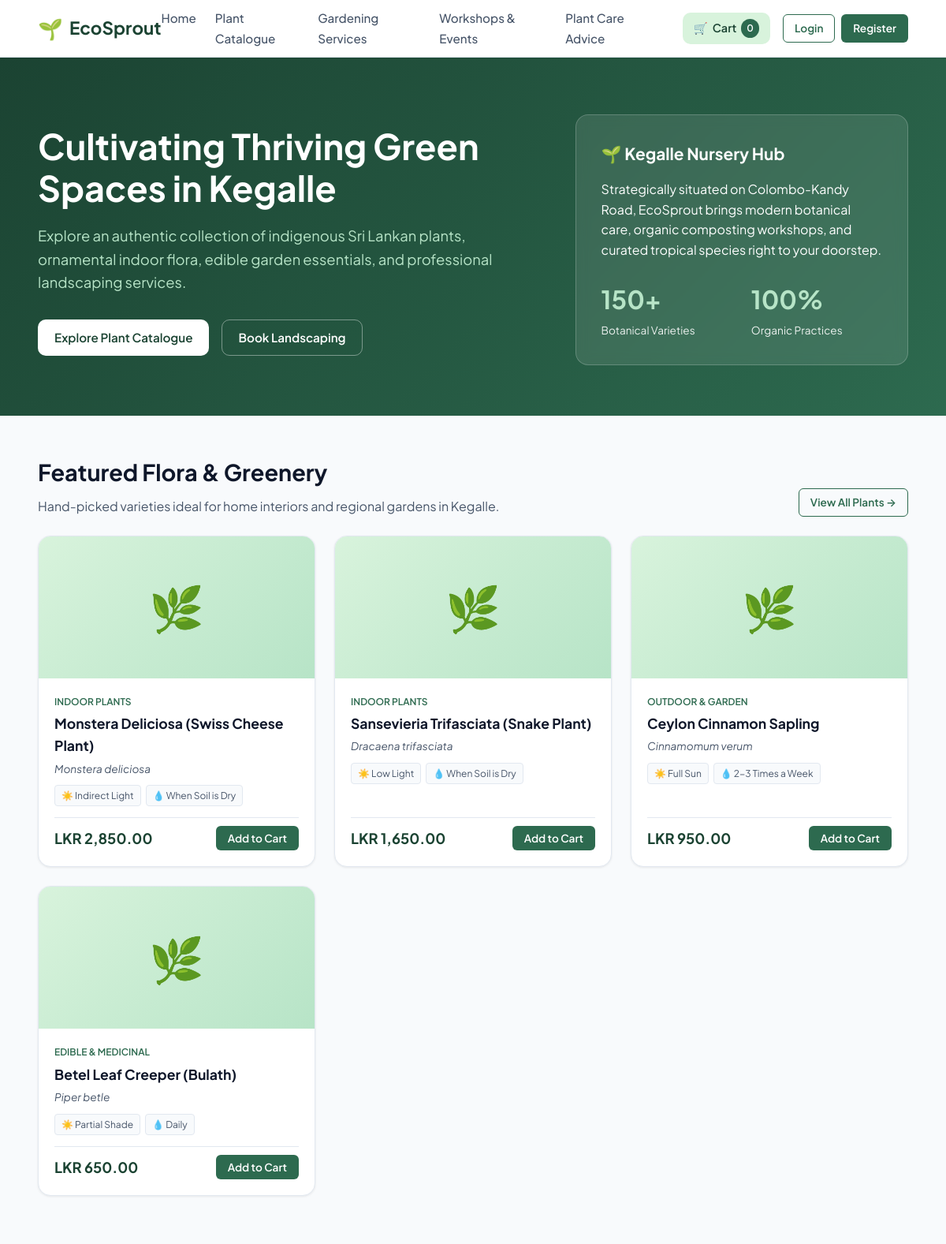
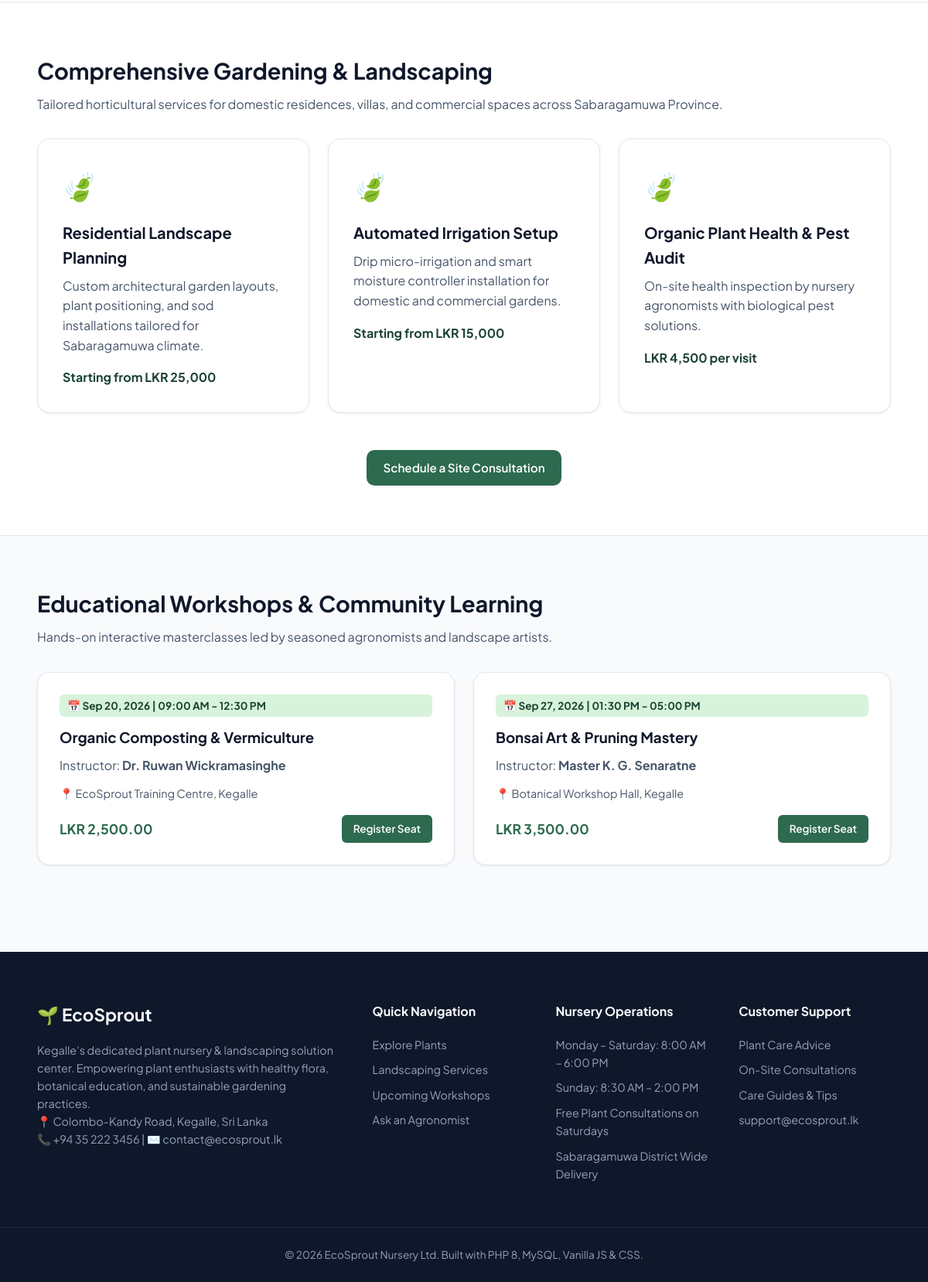
The page / on the database its author committed (2 pictures, top to bottom).
### tables this page shows
CREATE TABLE plants (
    id INT AUTO_INCREMENT PRIMARY KEY,
    category_id INT NOT NULL,
    name VARCHAR(150) NOT NULL,
    botanical_name VARCHAR(150) NULL,
    description TEXT NOT NULL,
    care_sunlight ENUM('Full Sun', 'Partial Shade', 'Indirect Light', 'Low Light', 'Not Applicable') NOT NULL DEFAULT 'Partial Shade',
    care_water ENUM('Daily', '2-3 Times a Week', 'Weekly', 'When Soil is Dry', 'Not Applicable') NOT NULL DEFAULT '2-3 Times a Week',
    care_soil VARCHAR(120) DEFAULT 'Well-draining rich potting soil',
    price DECIMAL(10,2) NOT NULL,
    stock_quantity INT NOT NULL DEFAULT 0,
    image_url VARCHAR(255) DEFAULT 'assets/img/default_plant.png',
    is_featured BOOLEAN DEFAULT FALSE,
    created_at TIMESTAMP DEFAULT CURRENT_TIMESTAMP,
    FOREIGN KEY (category_id) REFERENCES categories(id) ON DELETE RESTRICT ON UPDATE CASCADE,
    INDEX idx_plant_category (category_id),
    INDEX idx_plant_name (name),
    INDEX idx_plant_featured (is_featured)
);

CREATE TABLE categories (
    id INT AUTO_INCREMENT PRIMARY KEY,
    name VARCHAR(80) NOT NULL UNIQUE,
    slug VARCHAR(80) NOT NULL UNIQUE,
    description TEXT NULL,
    created_at TIMESTAMP DEFAULT CURRENT_TIMESTAMP
);

CREATE TABLE services (
    id INT AUTO_INCREMENT PRIMARY KEY,
    title VARCHAR(150) NOT NULL,
    short_desc TEXT NOT NULL,
    price_estimate VARCHAR(100) NOT NULL,
    icon_class VARCHAR(50) DEFAULT 'fas fa-seedling',
    created_at TIMESTAMP DEFAULT CURRENT_TIMESTAMP
);

CREATE TABLE workshops (
    id INT AUTO_INCREMENT PRIMARY KEY,
    title VARCHAR(180) NOT NULL,
    instructor VARCHAR(100) NOT NULL,
    schedule_date DATE NOT NULL,
    schedule_time VARCHAR(50) NOT NULL,
    location VARCHAR(150) DEFAULT 'EcoSprout Training Centre, Kegalle',
    fee DECIMAL(10,2) NOT NULL DEFAULT 0.00,
    capacity INT NOT NULL DEFAULT 25,
    seats_booked INT NOT NULL DEFAULT 0,
    status ENUM('upcoming', 'completed', 'cancelled') DEFAULT 'upcoming',
    created_at TIMESTAMP DEFAULT CURRENT_TIMESTAMP,
    INDEX idx_workshop_date (schedule_date),
    INDEX idx_workshop_status (status)
);

### config/helpers.php (called while the page is built, shortened)
<?php
function is_logged_in(): bool {
    return isset($_SESSION['user_id']);
}
function current_user(): ?array {
    if (!is_logged_in()) {
        return null;
    }
    return [
        'id'        => $_SESSION['user_id'],
        'full_name' => $_SESSION['user_name'] ?? 'User',
        'email'     => $_SESSION['user_email'] ?? '',
        'role'      => $_SESSION['user_role'] ?? 'customer'
    ];
}
?>

### index.php (the view, shortened to what this page needs)
<?php
require_once __DIR__ . '/includes/header.php';
$pdo = Database::getConnection();
$featuredPlants = $pdo->query("SELECT p.*, c.name AS category_name FROM plants p JOIN categories c ON p.category_id = c.id WHERE p.is_featured = 1 LIMIT 4")->fetchAll();
$services = $pdo->query("SELECT * FROM services LIMIT 3")->fetchAll();
$workshops = $pdo->query("SELECT * FROM workshops WHERE status = 'upcoming' ORDER BY schedule_date ASC LIMIT 2")->fetchAll();
?>
<section class="hero-section">
    <div class="container hero-grid">
        <div class="hero-content">
            <h1>Cultivating Thriving Green Spaces in Kegalle</h1>
            <p>Explore an authentic collection of indigenous Sri Lankan plants, ornamental indoor flora, edible garden essentials, and professional landscaping services.</p>
            <div class="hero-actions">
                <a href="<?= APP_URL ?>/pages/catalog.php" class="btn btn-primary" style="background: white; color: var(--primary-dark);">Explore Plant Catalogue</a>
                <a href="<?= APP_URL ?>/pages/services.php" class="btn btn-secondary" style="background: transparent; color: white; border-color: rgba(255,255,255,0.4);">Book Landscaping</a>
            </div>
        </div>
        <div class="hero-card">
            <h3>🌱 Kegalle Nursery Hub</h3>
            <p>Strategically situated on Colombo-Kandy Road, EcoSprout brings modern botanical care, organic composting workshops, and curated tropical species right to your doorstep.</p>
            <div class="hero-stats">
                <div class="stat-box">
                    <h4>150+</h4>
                    <span>Botanical Varieties</span>
                </div>
                <div class="stat-box">
                    <h4>100%</h4>
                    <span>Organic Practices</span>
                </div>
            </div>
        </div>
    </div>
</section>
<section class="container" style="margin-bottom: 4rem;">
    <div style="display: flex; justify-content: space-between; align-items: flex-end; margin-bottom: 1.5rem;">
        <div>
            <h2 class="section-title">Featured Flora & Greenery</h2>
            <p class="section-subtitle" style="margin-bottom: 0;">Hand-picked varieties ideal for home interiors and regional gardens in Kegalle.</p>
        </div>
        <a href="<?= APP_URL ?>/pages/catalog.php" class="btn btn-outline-sm">View All Plants &rarr;</a>
    </div>
    <div class="plant-grid">
        <?php foreach ($featuredPlants as $plant): ?>
            <div class="plant-card">
                <div class="plant-img-placeholder">🌿</div>
                <div class="plant-info">
                    <span class="plant-category-tag"><?= htmlspecialchars($plant['category_name']) ?></span>
                    <h3 class="plant-title"><?= htmlspecialchars($plant['name']) ?></h3>
                    <p class="botanical-name"><?= htmlspecialchars($plant['botanical_name']) ?></p>
                    <div class="plant-care-badges">
                        <span class="care-badge">☀️ <?= htmlspecialchars($plant['care_sunlight']) ?></span>
                        <span class="care-badge">💧 <?= htmlspecialchars($plant['care_water']) ?></span>
                    </div>
                    <div class="plant-footer">
                        <span class="plant-price"><?= APP_CURRENCY ?> <?= number_format($plant['price'], 2) ?></span>
                        <button class="btn btn-primary-sm" onclick="addToCart(<?= $plant['id'] ?>)">Add to Cart</button>
                    </div>
                </div>
            </div>
        <?php endforeach; ?>
    </div>
</section>
<section style="background: var(--surface-white); padding: 4rem 0; border-top: 1px solid var(--border-color); border-bottom: 1px solid var(--border-color); margin-bottom: 4rem;">
    <div class="container">
        <h2 class="section-title">Comprehensive Gardening & Landscaping</h2>
        <p class="section-subtitle">Tailored horticultural services for domestic residences, villas, and commercial spaces across Sabaragamuwa Province.</p>
        <div class="services-grid">
            <?php foreach ($services as $srv): ?>
                <div class="service-card">
                    <div class="service-icon">🍃</div>
                    <h3><?= htmlspecialchars($srv['title']) ?></h3>
                    <p class="text-muted" style="margin-bottom: 1rem; color: var(--text-muted);"><?= htmlspecialchars($srv['short_desc']) ?></p>
                    <span style="font-weight: 700; color: var(--primary-dark);"><?= htmlspecialchars($srv['price_estimate']) ?></span>
                </div>
            <?php endforeach; ?>
        </div>
        <div style="text-align: center;">
            <a href="<?= APP_URL ?>/pages/services.php" class="btn btn-primary">Schedule a Site Consultation</a>
        </div>
    </div>
</section>
<section class="container" style="margin-bottom: 4rem;">
    <h2 class="section-title">Educational Workshops & Community Learning</h2>
    <p class="section-subtitle">Hands-on interactive masterclasses led by seasoned agronomists and landscape artists.</p>
    <div class="workshop-grid">
        <?php foreach ($workshops as $ws): ?>
            <div class="workshop-card">
                <span class="workshop-date">📅 <?= date('M d, Y', strtotime($ws['schedule_date'])) ?> | <?= htmlspecialchars($ws['schedule_time']) ?></span>
                <h3 style="margin-bottom: 8px;"><?= htmlspecialchars($ws['title']) ?></h3>
                <p style="color: var(--text-muted); margin-bottom: 12px;">Instructor: <strong><?= htmlspecialchars($ws['instructor']) ?></strong></p>
                <p style="font-size: 0.9rem; color: var(--text-muted); margin-bottom: 16px;">📍 <?= htmlspecialchars($ws['location']) ?></p>
                <div style="margin-top: auto; display: flex; justify-content: space-between; align-items: center;">
                    <span style="font-weight: 700; font-size: 1.1rem; color: var(--primary);"><?= APP_CURRENCY ?> <?= number_format($ws['fee'], 2) ?></span>
                    <a href="<?= APP_URL ?>/pages/workshops.php" class="btn btn-primary-sm">Register Seat</a>
                </div>
            </div>
        <?php endforeach; ?>
    </div>
</section>
<?php require_once __DIR__ . '/includes/footer.php'; ?>

### includes/header.php (shortened to what this page needs)
<?php
require_once __DIR__ . '/../config/helpers.php';
?>
<!DOCTYPE html>
<html lang="en">
<head>
    <link rel="stylesheet" href="<?= APP_URL ?>/assets/css/style.css">
</head>
<body>
<?php include __DIR__ . '/navbar.php'; ?>
<main class="main-content">

### includes/navbar.php (shortened to what this page needs)
<?php
$currentUser = current_user();
$cartCount = isset($_SESSION['cart']) ? array_sum($_SESSION['cart']) : 0;
?>
<header class="navbar-wrapper">
    <div class="container navbar-container">
        <a href="<?= APP_URL ?>/index.php" class="navbar-brand">
            <span class="brand-icon">🌱</span>
            <span class="brand-text">Eco<strong>Sprout</strong></span>
        </a>
        <nav class="nav-menu" id="navMenu">
            <ul class="nav-links">
                <li><a href="<?= APP_URL ?>/index.php">Home</a></li>
                <li><a href="<?= APP_URL ?>/pages/catalog.php">Plant Catalogue</a></li>
                <li><a href="<?= APP_URL ?>/pages/services.php">Gardening Services</a></li>
                <li><a href="<?= APP_URL ?>/pages/workshops.php">Workshops & Events</a></li>
                <li><a href="<?= APP_URL ?>/pages/inquiry.php">Plant Care Advice</a></li>
            </ul>
            <div class="nav-actions">
                <a href="<?= APP_URL ?>/pages/cart.php" class="cart-btn" id="cartBtn">
                    <span class="cart-icon">🛒</span>
                    <span class="cart-label">Cart</span>
                    <span class="cart-badge" id="cartBadgeCount"><?= $cartCount ?></span>
                </a>
                <?php if ($currentUser): ?>
                    <div class="user-dropdown">
                        <button class="user-btn" id="userMenuBtn">
                            <span class="user-avatar"><?= strtoupper(substr($currentUser['full_name'], 0, 1)) ?></span>
                            <span class="user-name"><?= htmlspecialchars($currentUser['full_name']) ?></span>
                            <span class="role-pill"><?= htmlspecialchars($currentUser['role']) ?></span>
                        </button>
                        <div class="dropdown-menu" id="userDropdownMenu">
                            <?php if (has_role(['admin'])): ?>
                                <a href="<?= APP_URL ?>/pages/admin_dashboard.php">Admin Dashboard</a>
                            <?php endif; ?>
                            <?php if (has_role(['admin', 'staff'])): ?>
                                <a href="<?= APP_URL ?>/pages/staff_inventory.php">Manage Plant Inventory</a>
                            <?php endif; ?>
                            <a href="<?= APP_URL ?>/api/auth.php?action=logout">Logout</a>
                        </div>
                    </div>
                <?php else: ?>
                    <div class="auth-buttons">
                        <a href="<?= APP_URL ?>/pages/login.php" class="btn btn-outline-sm">Login</a>
                        <a href="<?= APP_URL ?>/pages/register.php" class="btn btn-primary-sm">Register</a>
                    </div>
                <?php endif; ?>
            </div>
        </nav>
    </div>
</header>

### includes/footer.php (shortened to what this page needs)
</main>
<footer class="footer-wrapper">
    <div class="container footer-grid">
        <div class="footer-col brand-col">
            <div class="footer-brand">🌱 Eco<strong>Sprout</strong></div>
            <p>Kegalle's dedicated plant nursery & landscaping solution center. Empowering plant enthusiasts with healthy flora, botanical education, and sustainable gardening practices.</p>
            <p class="store-address">📍 <?= APP_LOCATION ?></p>
            <p>📞 +94 35 222 3456 | ✉️ contact@ecosprout.lk</p>
        </div>
        <div class="footer-col">
            <h4>Quick Navigation</h4>
            <ul>
                <li><a href="<?= APP_URL ?>/pages/catalog.php">Explore Plants</a></li>
                <li><a href="<?= APP_URL ?>/pages/services.php">Landscaping Services</a></li>
                <li><a href="<?= APP_URL ?>/pages/workshops.php">Upcoming Workshops</a></li>
                <li><a href="<?= APP_URL ?>/pages/inquiry.php">Ask an Agronomist</a></li>
            </ul>
        </div>
        <div class="footer-col">
            <h4>Nursery Operations</h4>
            <ul>
                <li>Monday – Saturday: 8:00 AM – 6:00 PM</li>
                <li>Sunday: 8:30 AM – 2:00 PM</li>
                <li>Free Plant Consultations on Saturdays</li>
                <li>Sabaragamuwa District Wide Delivery</li>
            </ul>
        </div>
                <div class="footer-col">
            <h4>Customer Support</h4>
            <ul>
                <li><a href="<?= APP_URL ?>/pages/inquiry.php">Plant Care Advice</a></li>
                <li><a href="<?= APP_URL ?>/pages/services.php">On-Site Consultations</a></li>
                <li><a href="<?= APP_URL ?>/pages/catalog.php">Care Guides & Tips</a></li>
                <li><a href="mailto:support@ecosprout.lk">support@ecosprout.lk</a></li>
            </ul>
        </div>
    </div>
    <div class="footer-bottom">
        <div class="container">
            <p>&copy; <?= date('Y') ?> EcoSprout Nursery Ltd. Built with PHP 8, MySQL, Vanilla JS & CSS.</p>
        </div>
    </div>
</footer>
</body>
</html>

### rows shown on the page
plants: category.name "INDOOR PLANTS", name "Monstera Deliciosa (Swiss Cheese Plant)", botanical_name "Monstera deliciosa", care_sunlight "Indirect Light", care_water "When Soil is Dry", price "2,850.00"
plants: category.name "INDOOR PLANTS", name "Sansevieria Trifasciata (Snake Plant)", botanical_name "Dracaena trifasciata", care_sunlight "Low Light", care_water "When Soil is Dry", price "1,650.00"
plants: category.name "OUTDOOR & GARDEN", name "Ceylon Cinnamon Sapling", botanical_name "Cinnamomum verum", care_sunlight "Full Sun", care_water "2-3 Times a Week", price "950.00"
plants: category.name "EDIBLE & MEDICINAL", name "Betel Leaf Creeper (Bulath)", botanical_name "Piper betle", care_sunlight "Partial Shade", care_water "Daily", price "650.00"
services: title "Residential Landscape Planning", short_desc "Custom architectural garden layouts, plant positioning, and sod installations tailored for Sabaragamuwa climate.", price_estimate "Starting from LKR 25,000"
services: title "Automated Irrigation Setup", short_desc "Drip micro-irrigation and smart moisture controller installation for domestic and commercial gardens.", price_estimate "Starting from LKR 15,000"
services: title "Organic Plant Health & Pest Audit", short_desc "On-site health inspection by nursery agronomists with biological pest solutions.", price_estimate "LKR 4,500 per visit"
workshops: schedule_date "Sep 20, 2026", schedule_time "09:00 AM - 12:30 PM", title "Organic Composting & Vermiculture", instructor "Dr. Ruwan Wickramasinghe", location "EcoSprout Training Centre, Kegalle", fee "2,500.00"
workshops: schedule_date "Sep 27, 2026", schedule_time "01:30 PM - 05:00 PM", title "Bonsai Art & Pruning Mastery", instructor "Master K. G. Senaratne", location "Botanical Workshop Hall, Kegalle", fee "3,500.00"

### other values the page prints
$cartCount "0"
APP_LOCATION "Colombo-Kandy Road, Kegalle, Sri Lanka"
